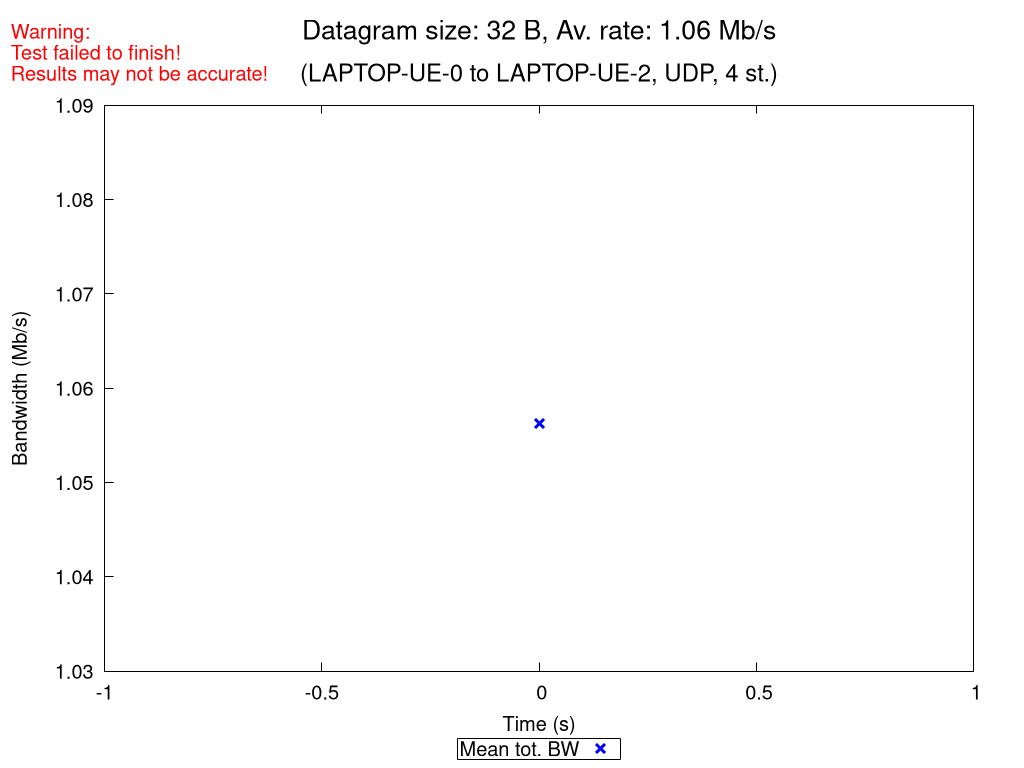

gnuplot code for this plot:
set terminal pngcairo nocrop enhanced size 1024,768 font "Verdana,15"
set output "UDP_4_st_2020_10_18_08-18-25_one2two_00032B.png"

set title "{/=20 Datagram size: 32 B, Av. rate: 1.06 Mb/s}\n\n{/=18 (LAPTOP-UE-0 to LAPTOP-UE-2, UDP, 4 st.)}"
set label "Warning:\nTest failed to finish!\nResults may not be accurate!" at screen 0.01, screen 0.96 tc rgb "red"

set xlabel "Time (s)"
set ylabel "Bandwidth (Mb/s)"
set ytics nomirror
set key bmargin center horizontal box samplen 1 width -1
set bmargin 4.6
set rmargin 4.5

rf = 1000000.0  # rate factor
set style fill transparent solid 0.2 noborder
set autoscale xfix
plot "UDP_4_st_2020_10_18_08-18-25_one2two_00032B_iperf_processed.dat" using 1:($2/rf-$3/rf):($2/rf+$3/rf) with filledcurves lc rgb "blue" notitle, \
     "" using 1:($2/rf) with points pt 2 ps 1.5 lw 3 lc rgb "blue" title "Mean tot. BW", \
